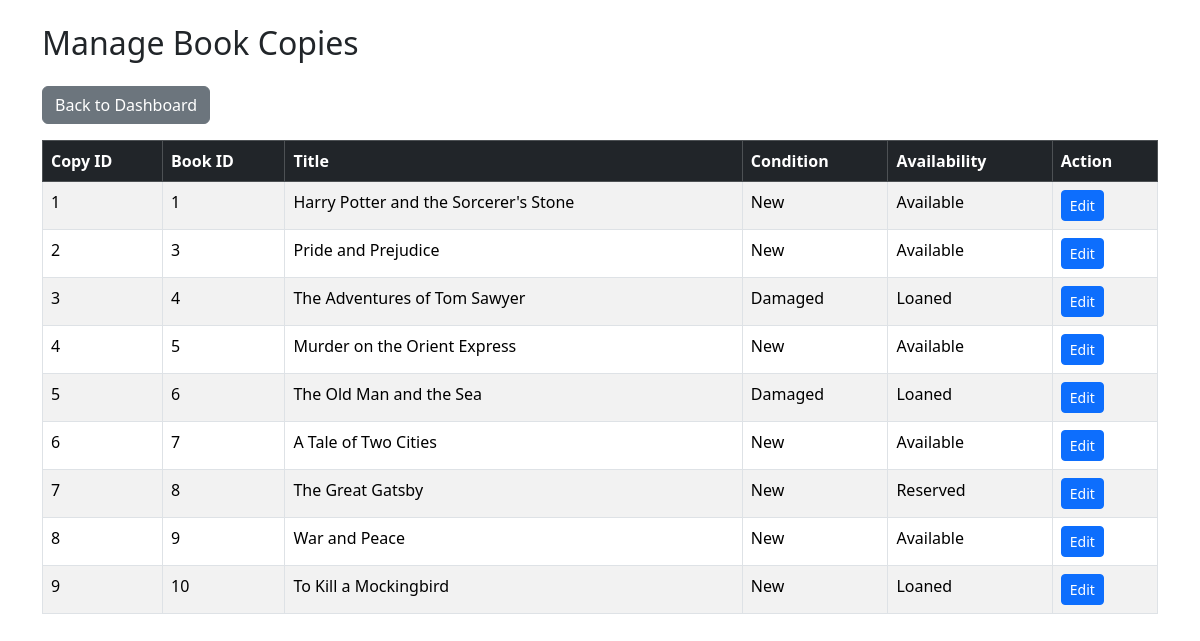
Screenshot of /manage_book_copies.php with the database file from the repository.
### tables this page shows
CREATE TABLE Book_Copy (
  Copy_ID INT AUTO_INCREMENT PRIMARY KEY,
  Book_ID INT,
  Condition_Status ENUM('New', 'Damaged', 'Lost') DEFAULT 'New',
  Availability_Status ENUM('Available', 'Reserved', 'Loaned') DEFAULT 'Available',
  FOREIGN KEY (Book_ID) REFERENCES Book(Book_ID)
);

CREATE TABLE Book (
  Book_ID INT AUTO_INCREMENT PRIMARY KEY,
  Title VARCHAR(255) NOT NULL,
  Author_ID INT,
  Category_ID INT,
  Publisher VARCHAR(100),
  ISBN VARCHAR(50),
  Language VARCHAR(50),
  FOREIGN KEY (Author_ID) REFERENCES Author(Author_ID),
  FOREIGN KEY (Category_ID) REFERENCES Category(Category_ID)
);

### manage_book_copies.php (the view, shortened to what this page needs)
<?php
include 'db_connect.php';
$query = "SELECT bc.Copy_ID, b.Book_ID, b.Title, bc.Condition_Status, bc.Availability_Status
          FROM Book_Copy bc
          JOIN Book b ON bc.Book_ID = b.Book_ID";
$result = mysqli_query($conn, $query);
?>
<!DOCTYPE html>
<html>
<head>
    <link rel="stylesheet" href="https://cdn.jsdelivr.net/npm/bootstrap@5.3.7/dist/css/bootstrap.min.css">
</head>
<body class="p-4">
<div class="container">
    <h2 class="mb-4">Manage Book Copies</h2>
    <a href="admin_dashboard.php" class="btn btn-secondary mb-3">Back to Dashboard</a>
    <?php if (mysqli_num_rows($result) > 0): ?>
        <table class="table table-bordered table-striped">
            <thead class="table-dark">
                <tr>
                    <th>Copy ID</th>
                    <th>Book ID</th>
                    <th>Title</th>
                    <th>Condition</th>
                    <th>Availability</th>
                    <th>Action</th>
                </tr>
            </thead>
            <tbody>
                <?php while($row = mysqli_fetch_assoc($result)) { ?>
                <tr>
                    <td><?= htmlspecialchars($row['Copy_ID']) ?></td>
                    <td><?= htmlspecialchars($row['Book_ID']) ?></td>
                    <td><?= htmlspecialchars($row['Title']) ?></td>
                    <td><?= htmlspecialchars($row['Condition_Status']) ?></td>
                    <td><?= htmlspecialchars($row['Availability_Status']) ?></td>
                    <td>
                    <a href="track_book_condition.php?copy_id=<?= $row['Copy_ID']; ?>" class="btn btn-sm btn-primary">Edit</a>
                    </td>
                </tr>
                <?php } ?>
            </tbody>
        </table>
    <?php else: ?>
        <div class="alert alert-warning">No book copies found.</div>
    <?php endif; ?>
</div>
</body>
</html>

### rows the page displays
book_copy: Copy_ID "1", Book_ID.Book_ID "1", Book_ID.Title "Harry Potter and the Sorcerer's Stone", Condition_Status "New", Availability_Status "Available"
book_copy: Copy_ID "2", Book_ID.Book_ID "3", Book_ID.Title "Pride and Prejudice", Condition_Status "New", Availability_Status "Available"
book_copy: Copy_ID "3", Book_ID.Book_ID "4", Book_ID.Title "The Adventures of Tom Sawyer", Condition_Status "Damaged", Availability_Status "Loaned"
book_copy: Copy_ID "4", Book_ID.Book_ID "5", Book_ID.Title "Murder on the Orient Express", Condition_Status "New", Availability_Status "Available"
book_copy: Copy_ID "5", Book_ID.Book_ID "6", Book_ID.Title "The Old Man and the Sea", Condition_Status "Damaged", Availability_Status "Loaned"
book_copy: Copy_ID "6", Book_ID.Book_ID "7", Book_ID.Title "A Tale of Two Cities", Condition_Status "New", Availability_Status "Available"
book_copy: Copy_ID "7", Book_ID.Book_ID "8", Book_ID.Title "The Great Gatsby", Condition_Status "New", Availability_Status "Reserved"
book_copy: Copy_ID "8", Book_ID.Book_ID "9", Book_ID.Title "War and Peace", Condition_Status "New", Availability_Status "Available"
book_copy: Copy_ID "9", Book_ID.Book_ID "10", Book_ID.Title "To Kill a Mockingbird", Condition_Status "New", Availability_Status "Loaned"
